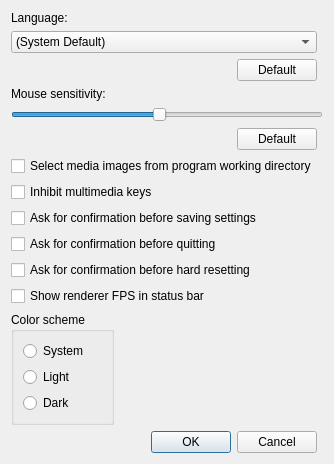
<?xml version="1.0" encoding="UTF-8"?>
<ui version="4.0">
 <class>ProgSettings</class>
 <widget class="QDialog" name="ProgSettings">
  <property name="geometry">
   <rect>
    <x>0</x>
    <y>0</y>
    <width>458</width>
    <height>508</height>
   </rect>
  </property>
  <property name="minimumSize">
   <size>
    <width>0</width>
    <height>0</height>
   </size>
  </property>
  <property name="maximumSize">
   <size>
    <width>16777215</width>
    <height>16777215</height>
   </size>
  </property>
  <property name="windowTitle">
   <string>Preferences</string>
  </property>
  <layout class="QGridLayout" name="gridLayout">
   <property name="sizeConstraint">
    <enum>QLayout::SetFixedSize</enum>
   </property>
   <item row="0" column="0" colspan="2">
    <widget class="QLabel" name="labelLanguage">
     <property name="text">
      <string>Language:</string>
     </property>
    </widget>
   </item>
   <item row="1" column="0" colspan="2">
    <widget class="QComboBox" name="comboBoxLanguage">
     <property name="maxVisibleItems">
      <number>30</number>
     </property>
     <item>
      <property name="text">
       <string>(System Default)</string>
      </property>
     </item>
    </widget>
   </item>
   <item row="2" column="0">
    <spacer name="horizontalSpacer_2">
     <property name="orientation">
      <enum>Qt::Horizontal</enum>
     </property>
     <property name="sizeHint" stdset="0">
      <size>
       <width>40</width>
       <height>20</height>
      </size>
     </property>
    </spacer>
   </item>
   <item row="2" column="1">
    <widget class="QPushButton" name="pushButtonLanguage">
     <property name="text">
      <string>Default</string>
     </property>
    </widget>
   </item>
   <item row="3" column="0" colspan="2">
    <widget class="QLabel" name="labelMouseSensitivity">
     <property name="text">
      <string>Mouse sensitivity:</string>
     </property>
    </widget>
   </item>
   <item row="4" column="0" colspan="3">
    <widget class="QSlider" name="horizontalSlider">
     <property name="minimum">
      <number>10</number>
     </property>
     <property name="maximum">
      <number>200</number>
     </property>
     <property name="singleStep">
      <number>10</number>
     </property>
     <property name="pageStep">
      <number>20</number>
     </property>
     <property name="value">
      <number>100</number>
     </property>
     <property name="orientation">
      <enum>Qt::Horizontal</enum>
     </property>
    </widget>
   </item>
   <item row="5" column="0">
    <spacer name="horizontalSpacer_3">
     <property name="orientation">
      <enum>Qt::Horizontal</enum>
     </property>
     <property name="sizeHint" stdset="0">
      <size>
       <width>40</width>
       <height>20</height>
      </size>
     </property>
    </spacer>
   </item>
   <item row="5" column="1">
    <widget class="QPushButton" name="pushButton_2">
     <property name="text">
      <string>Default</string>
     </property>
    </widget>
   </item>
   <item row="6" column="0" colspan="2">
    <widget class="QCheckBox" name="openDirUsrPath">
     <property name="toolTip">
      <string>&lt;html&gt;&lt;head/&gt;&lt;body&gt;&lt;p&gt;When selecting media images (CD-ROM, floppy, etc.) the open dialog will start in the same directory as the 86Box configuration file. This setting will likely only make a difference on macOS.&lt;/p&gt;&lt;/body&gt;&lt;/html&gt;</string>
     </property>
     <property name="text">
      <string>Select media images from program working directory</string>
     </property>
    </widget>
   </item>
   <item row="7" column="0" colspan="2">
    <widget class="QCheckBox" name="checkBoxMultimediaKeys">
     <property name="text">
      <string>Inhibit multimedia keys</string>
     </property>
    </widget>
   </item>
   <item row="8" column="0" colspan="2">
    <widget class="QCheckBox" name="checkBoxConfirmSave">
     <property name="text">
      <string>Ask for confirmation before saving settings</string>
     </property>
    </widget>
   </item>
   <item row="9" column="0" colspan="2">
    <widget class="QCheckBox" name="checkBoxConfirmExit">
     <property name="text">
      <string>Ask for confirmation before quitting</string>
     </property>
    </widget>
   </item>
   <item row="10" column="0" colspan="2">
    <widget class="QCheckBox" name="checkBoxConfirmHardReset">
     <property name="text">
      <string>Ask for confirmation before hard resetting</string>
     </property>
    </widget>
   </item>
   <item row="11" column="0" colspan="2">
    <widget class="QCheckBox" name="checkBoxShowRendererFps">
     <property name="text">
      <string>Show renderer FPS in status bar</string>
     </property>
    </widget>
   </item>
   <item row="12" column="0" colspan="2">
    <layout class="QHBoxLayout" name="horizontalLayout">
     <item>
      <widget class="QGroupBox" name="groupBox">
       <property name="title">
        <string>Color scheme</string>
       </property>
       <layout class="QVBoxLayout" name="verticalLayout">
        <item>
         <widget class="QRadioButton" name="radioButtonSystem">
          <property name="text">
           <string>System</string>
          </property>
         </widget>
        </item>
        <item>
         <widget class="QRadioButton" name="radioButtonLight">
          <property name="text">
           <string>Light</string>
          </property>
         </widget>
        </item>
        <item>
         <widget class="QRadioButton" name="radioButtonDark">
          <property name="text">
           <string>Dark</string>
          </property>
         </widget>
        </item>
       </layout>
      </widget>
     </item>
     <item>
      <spacer name="horizontalSpacer">
       <property name="orientation">
        <enum>Qt::Horizontal</enum>
       </property>
       <property name="sizeHint" stdset="0">
        <size>
         <width>40</width>
         <height>20</height>
        </size>
       </property>
      </spacer>
     </item>
    </layout>
   </item>
   <item row="13" column="0" colspan="2">
    <widget class="QDialogButtonBox" name="buttonBox">
     <property name="orientation">
      <enum>Qt::Horizontal</enum>
     </property>
     <property name="standardButtons">
      <set>QDialogButtonBox::Cancel|QDialogButtonBox::Ok</set>
     </property>
    </widget>
   </item>
  </layout>
 </widget>
 <resources/>
 <connections>
  <connection>
   <sender>buttonBox</sender>
   <signal>accepted()</signal>
   <receiver>ProgSettings</receiver>
   <slot>accept()</slot>
   <hints>
    <hint type="sourcelabel">
     <x>248</x>
     <y>254</y>
    </hint>
    <hint type="destinationlabel">
     <x>157</x>
     <y>274</y>
    </hint>
   </hints>
  </connection>
  <connection>
   <sender>buttonBox</sender>
   <signal>rejected()</signal>
   <receiver>ProgSettings</receiver>
   <slot>reject()</slot>
   <hints>
    <hint type="sourcelabel">
     <x>316</x>
     <y>260</y>
    </hint>
    <hint type="destinationlabel">
     <x>286</x>
     <y>274</y>
    </hint>
   </hints>
  </connection>
 </connections>
</ui>
